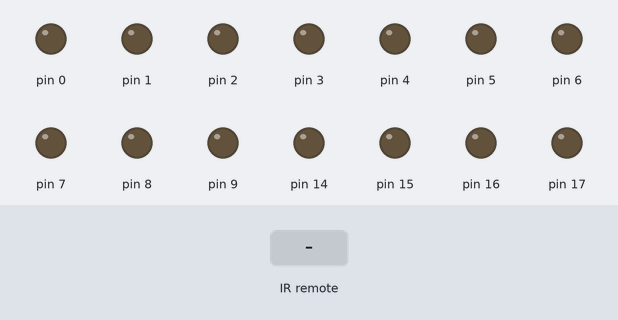
Bench run of a sketch on a simulated Arduino Uno, built with avr-gcc and run on an emulated ATmega328P. On the bench: output pins drawn as LEDs (lit = HIGH). The test bench sets the inputs (shaded band).

Above: at 1.2 s.
1.3 s: infrared code 0x19 received
At 2.1 s:
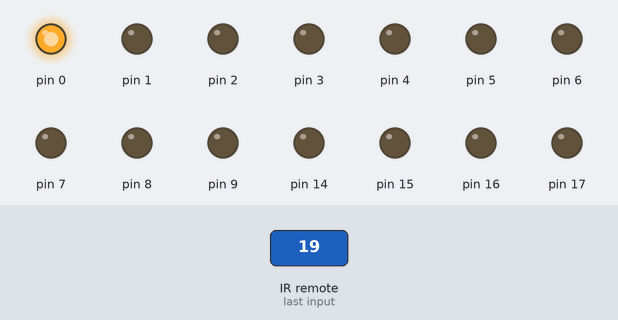
2.8 s: infrared code 0x45 received
At 3.3 s:
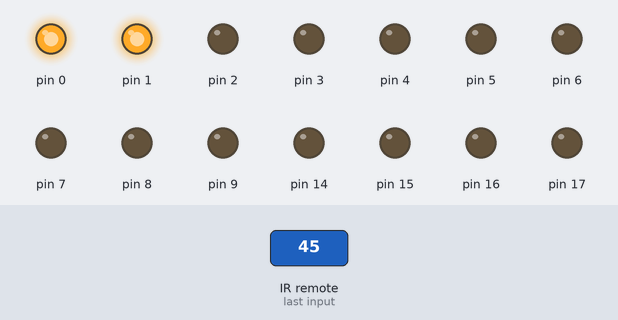
4.3 s: infrared code 0x46 received
At 5.5 s:
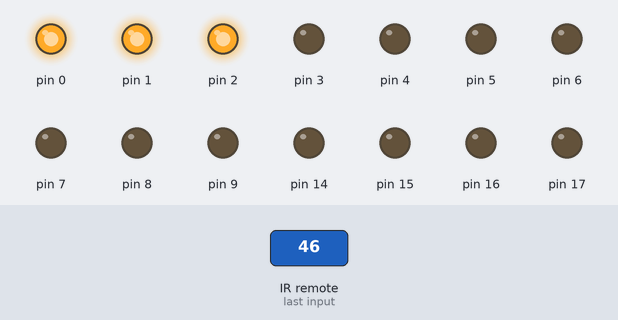
5.8 s: infrared code 0x47 received
At 6.7 s:
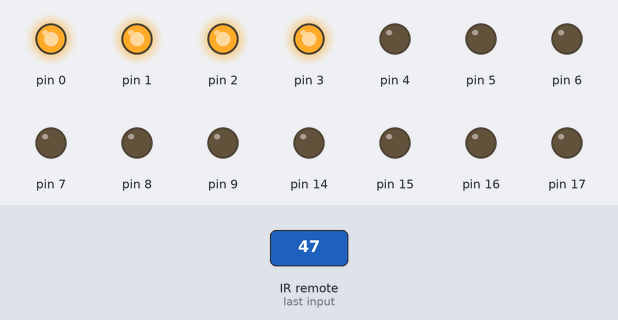
7.3 s: infrared code 0x44 received
At 7.9 s:
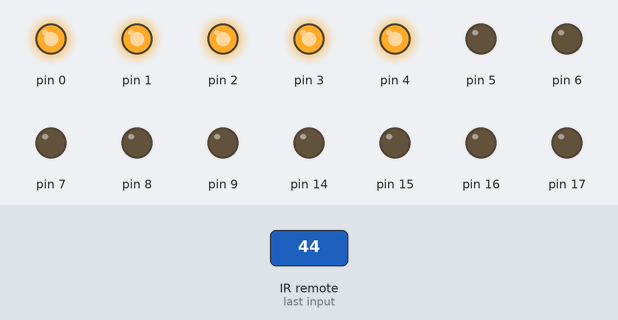
8.8 s: infrared code 0x40 received
At 10.2 s:
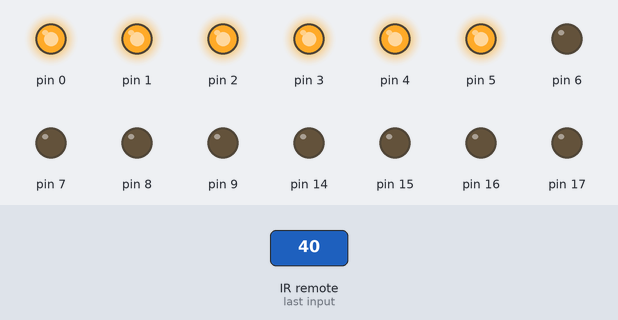
Timing chart, 0 to 11.3 s (numbered marks = the images above; inputs shaded):
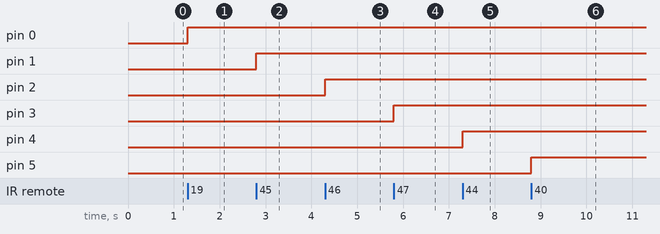

Measured:
- after the input at 1.3 s, pin 0: LOW → HIGH at once
- after the input at 2.8 s, pin 1: LOW → HIGH at once
- after the input at 4.3 s, pin 2: LOW → HIGH at once
- after the input at 5.8 s, pin 3: LOW → HIGH at once
- after the input at 7.3 s, pin 4: LOW → HIGH at once
- after the input at 8.8 s, pin 5: LOW → HIGH at once

The sketch:

IR_IO_module.ino
```cpp
//#define DECODE_DENON        // Includes Sharp
//#define DECODE_JVC
//#define DECODE_KASEIKYO
//#define DECODE_PANASONIC    // alias for DECODE_KASEIKYO
//#define DECODE_LG
//#define DECODE_NEC          // Includes Apple and Onkyo
//#define DECODE_SAMSUNG
//#define DECODE_SONY
//#define DECODE_RC5
//#define DECODE_RC6

//#define DECODE_BOSEWAVE
//#define DECODE_LEGO_PF
//#define DECODE_MAGIQUEST
//#define DECODE_WHYNTER
//#define DECODE_FAST

#define commandCode0  0x19
#define commandCode1  0x45
#define commandCode2  0x46
#define commandCode3  0x47
#define commandCode4  0x44
#define commandCode5  0x40
#define commandCode6  0x43
#define commandCode7  0x7
#define commandCode8  0x15
#define commandCode9  0x9
#define commandCode10 0x16
#define commandCode11 0xD
#define commandCode12 0x18
#define commandCode13 0x5A
#define commandCode14 0x52
#define commandCode15 0x8

#define commandCodeAllLow 0x1C

#define IR_RECEIVE_PIN      12
const byte NUMBER_OF_OUTPUTS = 16;
#define DEBOUNCE 1000 // button long press dealy in milli seconds.

#include <IRremote.hpp> // include the library

struct IrInputOutput
{
  byte pin;
  byte IrCommand;
  unsigned long repeatDelay;

  void setup()
  {
    pinMode(pin, OUTPUT);
  }

  void outputHigh()
  {
    digitalWrite(pin, HIGH);
  }

  void outputLow()
  {
    digitalWrite(pin, LOW);
  }

  void changeOutput()
  {
    if (IrReceiver.decodedIRData.command == IrCommand)
    {
      // a non blocking delay to prevent fast toggling of the pin
      if (millis() > repeatDelay)
      {
        repeatDelay = millis() + DEBOUNCE;
        // toggle the pin value
        if (digitalRead(pin) == LOW)  outputHigh();
        else                          outputLow();
      }
    }
  }
};

IrInputOutput IrInputOutputs[NUMBER_OF_OUTPUTS] = {
  {0,  commandCode0 },
  {1,  commandCode1 },
  {2,  commandCode2 },
  {3,  commandCode3 },
  {4,  commandCode4 },
  {5,  commandCode5 },
  {6,  commandCode6 },
  {7,  commandCode7 },
  {8,  commandCode8 },
  {9,  commandCode9 },
  {14, commandCode10},
  {15, commandCode11},
  {16, commandCode12},
  {17, commandCode13},
  {18, commandCode14},
  {19, commandCode15}
};

void setup() {
 // Serial.begin(115200);
  IrReceiver.begin(IR_RECEIVE_PIN, ENABLE_LED_FEEDBACK);

  for (int i=0; i < NUMBER_OF_OUTPUTS; i++) IrInputOutputs[i].setup();
}

void loop() {
  if (IrReceiver.decode())
  {
    for (int i=0; i < NUMBER_OF_OUTPUTS; i++) IrInputOutputs[i].changeOutput();

    if (IrReceiver.decodedIRData.command == commandCodeAllLow)
    {
      for (int i=0; i < NUMBER_OF_OUTPUTS; i++) IrInputOutputs[i].outputLow();
    }
    IrReceiver.resume(); // Enable receiving of the next value
  }
}
```
